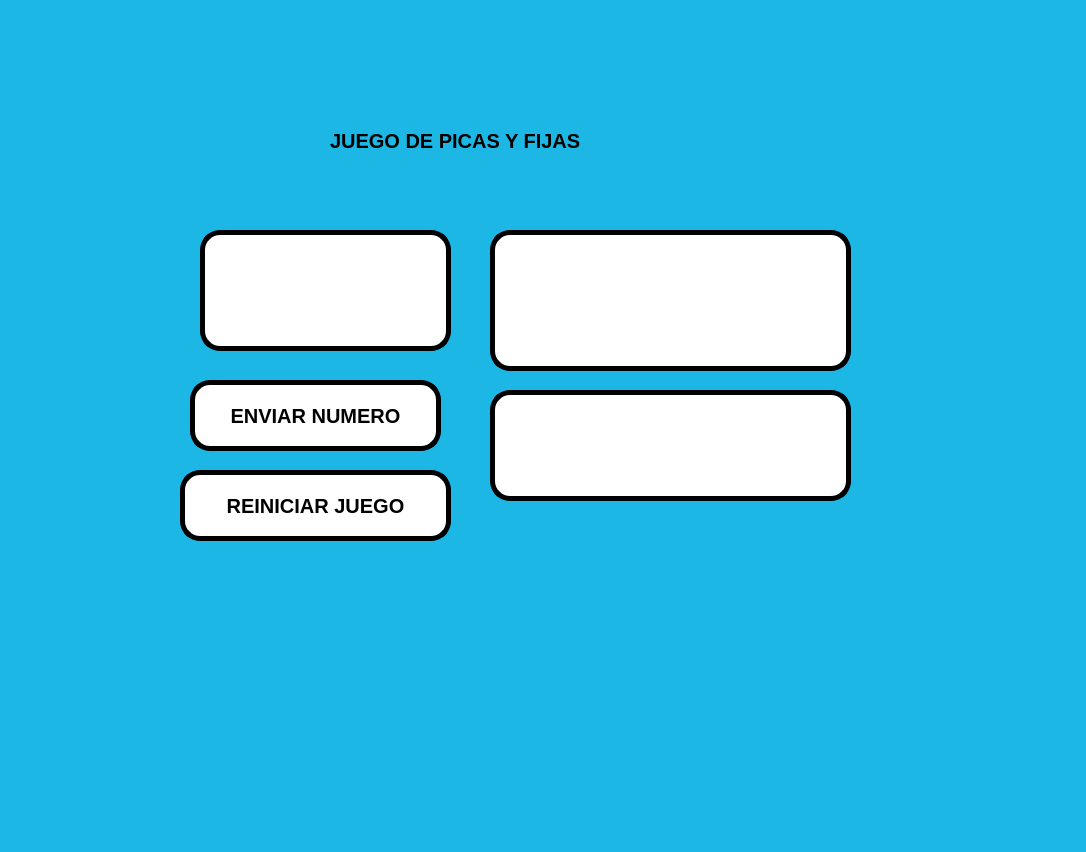
<?xml version="1.0" encoding="UTF-8"?>
<ui version="4.0">
 <class>MainWindow</class>
 <widget class="QMainWindow" name="MainWindow">
  <property name="geometry">
   <rect>
    <x>0</x>
    <y>0</y>
    <width>1086</width>
    <height>852</height>
   </rect>
  </property>
  <property name="windowTitle">
   <string>MainWindow</string>
  </property>
  <property name="styleSheet">
   <string notr="true">
background-color: rgb(29, 183, 230);</string>
  </property>
  <widget class="QWidget" name="centralwidget">
   <widget class="QLineEdit" name="txt_respuesta">
    <property name="geometry">
     <rect>
      <x>200</x>
      <y>230</y>
      <width>251</width>
      <height>121</height>
     </rect>
    </property>
    <property name="font">
     <font>
      <pointsize>15</pointsize>
      <weight>75</weight>
      <bold>true</bold>
     </font>
    </property>
    <property name="styleSheet">
     <string notr="true">background-color: rgb(255, 255, 255);
border-radius:20px;
border:  5px solid black;</string>
    </property>
    <property name="alignment">
     <set>Qt::AlignCenter</set>
    </property>
   </widget>
   <widget class="QPushButton" name="btn_enviar">
    <property name="geometry">
     <rect>
      <x>190</x>
      <y>380</y>
      <width>251</width>
      <height>71</height>
     </rect>
    </property>
    <property name="font">
     <font>
      <pointsize>15</pointsize>
      <weight>75</weight>
      <bold>true</bold>
     </font>
    </property>
    <property name="styleSheet">
     <string notr="true">background-color: rgb(255, 255, 255);
border-radius:20px;
border:  5px solid black;</string>
    </property>
    <property name="text">
     <string>ENVIAR NUMERO</string>
    </property>
   </widget>
   <widget class="QLabel" name="lbl_resultado">
    <property name="geometry">
     <rect>
      <x>490</x>
      <y>230</y>
      <width>361</width>
      <height>141</height>
     </rect>
    </property>
    <property name="font">
     <font>
      <pointsize>15</pointsize>
      <weight>75</weight>
      <bold>true</bold>
     </font>
    </property>
    <property name="styleSheet">
     <string notr="true">background-color: rgb(255, 255, 255);
border-radius:20px;
border:  5px solid black;</string>
    </property>
    <property name="text">
     <string/>
    </property>
   </widget>
   <widget class="QLineEdit" name="txt_enviados">
    <property name="geometry">
     <rect>
      <x>490</x>
      <y>390</y>
      <width>361</width>
      <height>111</height>
     </rect>
    </property>
    <property name="styleSheet">
     <string notr="true">background-color: rgb(255, 255, 255);
border-radius:20px;
border:  5px solid black;</string>
    </property>
   </widget>
   <widget class="QLabel" name="label">
    <property name="geometry">
     <rect>
      <x>50</x>
      <y>30</y>
      <width>191</width>
      <height>161</height>
     </rect>
    </property>
    <property name="text">
     <string/>
    </property>
    <property name="pixmap">
     <pixmap resource="../../Archivos/Recursos.qrc">:/ejercicios/FIT_logo_vertical.png</pixmap>
    </property>
    <property name="scaledContents">
     <bool>true</bool>
    </property>
   </widget>
   <widget class="QLabel" name="label_2">
    <property name="geometry">
     <rect>
      <x>780</x>
      <y>30</y>
      <width>191</width>
      <height>161</height>
     </rect>
    </property>
    <property name="text">
     <string/>
    </property>
    <property name="pixmap">
     <pixmap resource="../../Archivos/Recursos.qrc">:/ejercicios/log_uat_nuevo.png</pixmap>
    </property>
    <property name="scaledContents">
     <bool>true</bool>
    </property>
   </widget>
   <widget class="QLabel" name="label_3">
    <property name="geometry">
     <rect>
      <x>780</x>
      <y>620</y>
      <width>191</width>
      <height>161</height>
     </rect>
    </property>
    <property name="text">
     <string/>
    </property>
    <property name="pixmap">
     <pixmap resource="../../Archivos/Recursos.qrc">:/ejercicios/wero.jpg</pixmap>
    </property>
    <property name="scaledContents">
     <bool>true</bool>
    </property>
   </widget>
   <widget class="QLabel" name="label_4">
    <property name="geometry">
     <rect>
      <x>330</x>
      <y>90</y>
      <width>341</width>
      <height>101</height>
     </rect>
    </property>
    <property name="font">
     <font>
      <pointsize>15</pointsize>
      <weight>75</weight>
      <bold>true</bold>
     </font>
    </property>
    <property name="text">
     <string>JUEGO DE PICAS Y FIJAS</string>
    </property>
   </widget>
   <widget class="QPushButton" name="btn_reiniciar">
    <property name="geometry">
     <rect>
      <x>180</x>
      <y>470</y>
      <width>271</width>
      <height>71</height>
     </rect>
    </property>
    <property name="font">
     <font>
      <pointsize>15</pointsize>
      <weight>75</weight>
      <bold>true</bold>
     </font>
    </property>
    <property name="styleSheet">
     <string notr="true">background-color: rgb(255, 255, 255);
border-radius:20px;
border:  5px solid black;</string>
    </property>
    <property name="text">
     <string>REINICIAR JUEGO</string>
    </property>
   </widget>
  </widget>
  <widget class="QMenuBar" name="menubar">
   <property name="geometry">
    <rect>
     <x>0</x>
     <y>0</y>
     <width>1086</width>
     <height>26</height>
    </rect>
   </property>
  </widget>
  <widget class="QStatusBar" name="statusbar"/>
 </widget>
 <resources>
  <include location="../../Archivos/Recursos.qrc"/>
 </resources>
 <connections/>
</ui>
